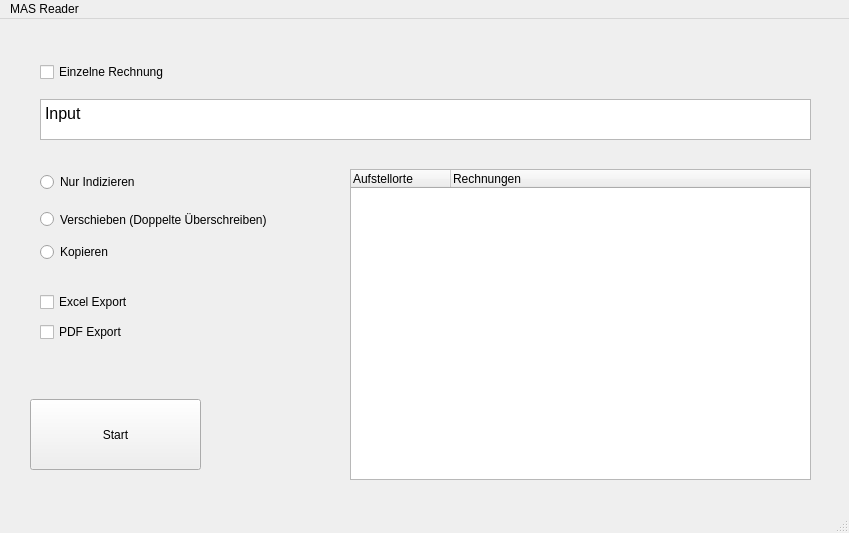
<?xml version="1.0" encoding="UTF-8"?>
<ui version="4.0">
 <class>MainWindow</class>
 <widget class="QMainWindow" name="MainWindow">
  <property name="geometry">
   <rect>
    <x>0</x>
    <y>0</y>
    <width>849</width>
    <height>533</height>
   </rect>
  </property>
  <property name="windowTitle">
   <string>MainWindow</string>
  </property>
  <widget class="QWidget" name="centralwidget">
   <widget class="QCheckBox" name="ExcelBox">
    <property name="geometry">
     <rect>
      <x>40</x>
      <y>270</y>
      <width>121</width>
      <height>26</height>
     </rect>
    </property>
    <property name="text">
     <string>Excel Export</string>
    </property>
   </widget>
   <widget class="QCheckBox" name="PDFBox">
    <property name="geometry">
     <rect>
      <x>40</x>
      <y>300</y>
      <width>101</width>
      <height>26</height>
     </rect>
    </property>
    <property name="text">
     <string>PDF Export</string>
    </property>
   </widget>
   <widget class="QRadioButton" name="RemoveButton">
    <property name="geometry">
     <rect>
      <x>40</x>
      <y>190</y>
      <width>301</width>
      <height>21</height>
     </rect>
    </property>
    <property name="text">
     <string>Verschieben (Doppelte Überschreiben)</string>
    </property>
   </widget>
   <widget class="QRadioButton" name="CopyButton">
    <property name="geometry">
     <rect>
      <x>40</x>
      <y>220</y>
      <width>112</width>
      <height>26</height>
     </rect>
    </property>
    <property name="text">
     <string>Kopieren</string>
    </property>
   </widget>
   <widget class="QRadioButton" name="IndexButton">
    <property name="geometry">
     <rect>
      <x>40</x>
      <y>150</y>
      <width>131</width>
      <height>26</height>
     </rect>
    </property>
    <property name="text">
     <string>Nur Indizieren</string>
    </property>
   </widget>
   <widget class="QTreeWidget" name="treeWidget">
    <property name="geometry">
     <rect>
      <x>350</x>
      <y>150</y>
      <width>461</width>
      <height>311</height>
     </rect>
    </property>
    <column>
     <property name="text">
      <string>Aufstellorte</string>
     </property>
    </column>
    <column>
     <property name="text">
      <string>Rechnungen</string>
     </property>
    </column>
   </widget>
   <widget class="QPushButton" name="StartButton">
    <property name="geometry">
     <rect>
      <x>30</x>
      <y>380</y>
      <width>171</width>
      <height>71</height>
     </rect>
    </property>
    <property name="text">
     <string>Start</string>
    </property>
   </widget>
   <widget class="QTextEdit" name="PathBox">
    <property name="geometry">
     <rect>
      <x>40</x>
      <y>80</y>
      <width>771</width>
      <height>41</height>
     </rect>
    </property>
    <property name="html">
     <string>&lt;!DOCTYPE HTML PUBLIC &quot;-//W3C//DTD HTML 4.0//EN&quot; &quot;http://www.w3.org/TR/REC-html40/strict.dtd&quot;&gt;
&lt;html&gt;&lt;head&gt;&lt;meta name=&quot;qrichtext&quot; content=&quot;1&quot; /&gt;&lt;meta charset=&quot;utf-8&quot; /&gt;&lt;style type=&quot;text/css&quot;&gt;
p, li { white-space: pre-wrap; }
&lt;/style&gt;&lt;/head&gt;&lt;body style=&quot; font-family:'Segoe UI'; font-size:9pt; font-weight:400; font-style:normal;&quot;&gt;
&lt;p style=&quot; margin-top:0px; margin-bottom:0px; margin-left:0px; margin-right:0px; -qt-block-indent:0; text-indent:0px;&quot;&gt;&lt;span style=&quot; font-size:12pt;&quot;&gt;Input&lt;/span&gt;&lt;/p&gt;&lt;/body&gt;&lt;/html&gt;</string>
    </property>
   </widget>
   <widget class="QCheckBox" name="SingleBillBox">
    <property name="geometry">
     <rect>
      <x>40</x>
      <y>40</y>
      <width>161</width>
      <height>26</height>
     </rect>
    </property>
    <property name="text">
     <string>Einzelne Rechnung</string>
    </property>
   </widget>
  </widget>
  <widget class="QMenuBar" name="menubar">
   <property name="geometry">
    <rect>
     <x>0</x>
     <y>0</y>
     <width>849</width>
     <height>25</height>
    </rect>
   </property>
   <widget class="QMenu" name="menuMAS_Reader">
    <property name="title">
     <string>MAS Reader</string>
    </property>
    <addaction name="actionDatei"/>
   </widget>
   <addaction name="menuMAS_Reader"/>
  </widget>
  <widget class="QStatusBar" name="statusbar"/>
  <action name="actionDatei">
   <property name="text">
    <string>Datei</string>
   </property>
  </action>
 </widget>
 <resources/>
 <connections/>
</ui>
